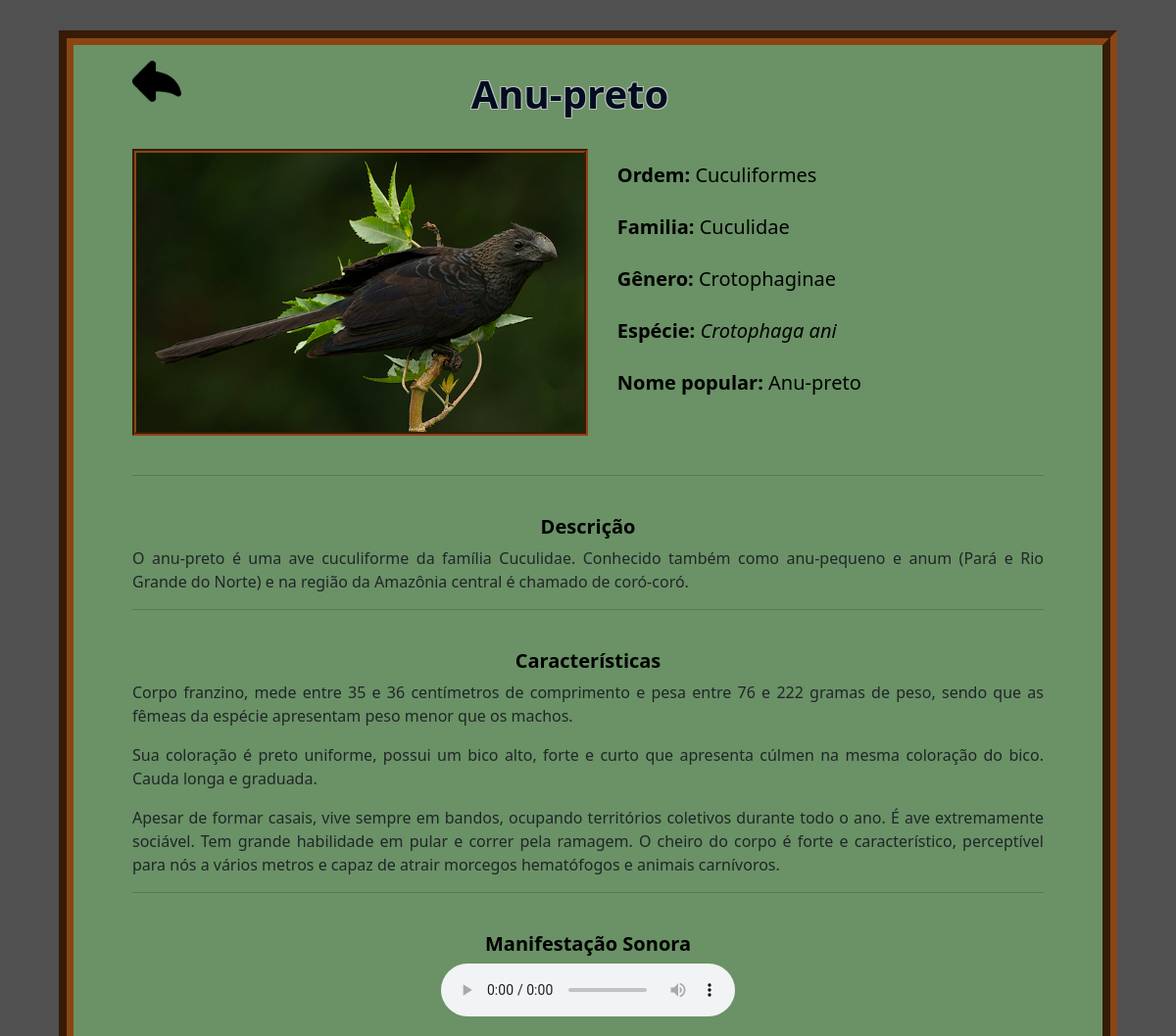
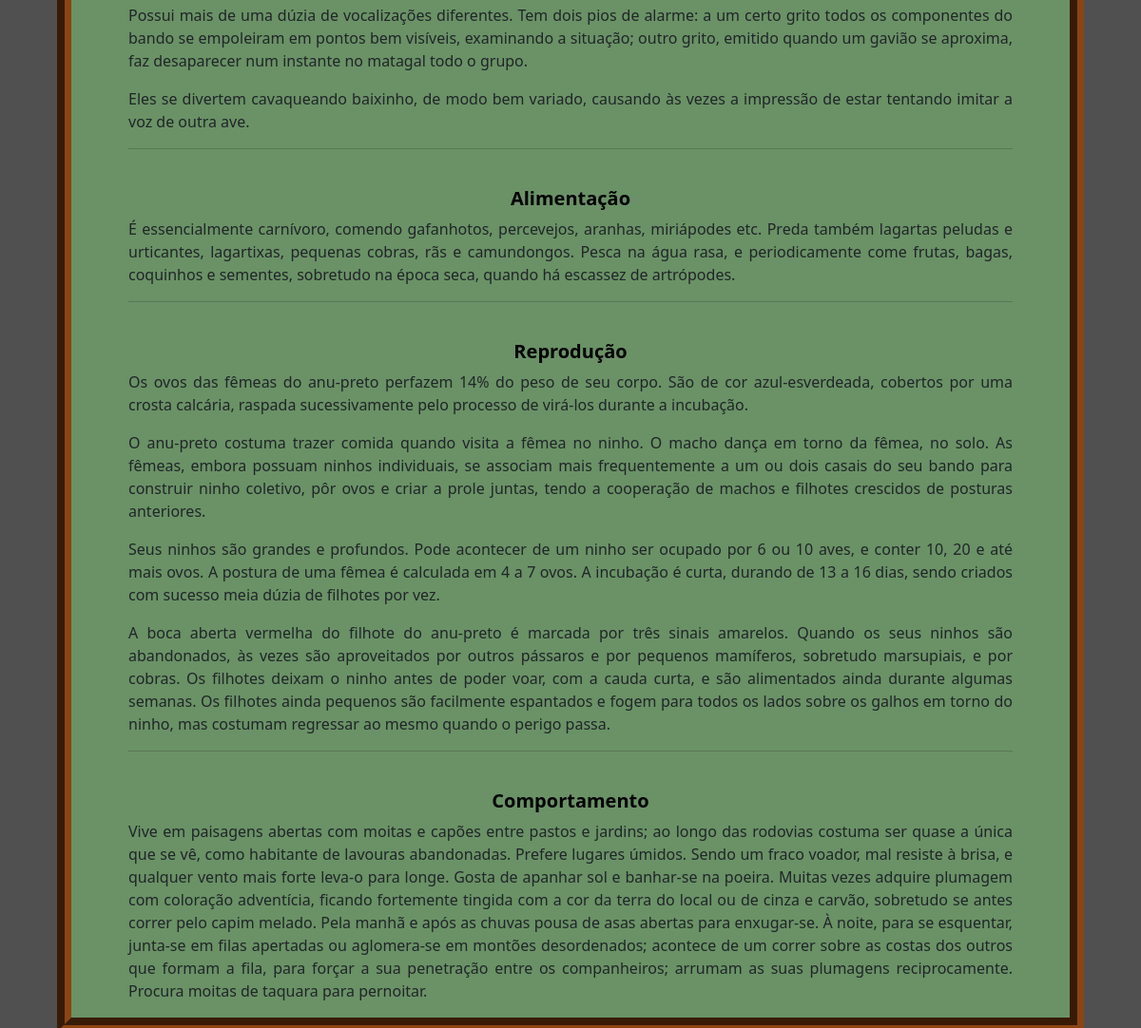
The app's page /templates/ave.php?idAve=1 with its own data (2 pictures, top to bottom).
### tables this page shows
CREATE TABLE `aves` (
  `id` int(11) NOT NULL,
  `ordem` varchar(20) NOT NULL,
  `familia` varchar(20) NOT NULL,
  `genero` varchar(20) NOT NULL,
  `especie` varchar(40) NOT NULL,
  `nome` varchar(30) NOT NULL,
  `descricao` text NOT NULL,
  `caracteristica` text NOT NULL,
  `voz` text NOT NULL,
  `alimentacao` text NOT NULL,
  `reproducao` text NOT NULL,
  `comportamento` text NOT NULL,
  `imagem` varchar(50) NOT NULL,
  `audio` varchar(50) NOT NULL
);

### templates/ave.php (the view, shortened to what this page needs)
<?php
include_once "site.php";
$idAve = $_GET["idAve"];
$result_carousel = "SELECT * FROM aves WHERE id = $idAve";
$resultado_carousel = mysqli_query($con, $result_carousel);
$dados = mysqli_fetch_assoc($resultado_carousel);
?>
<!DOCTYPE html>
<html id="color">
<head>
    <link rel="stylesheet" type="text/css" href="../static/_css/_site.css">
    <link rel="stylesheet" href="../static/_css/bootstrap.css">
</head>
<body id="normal">
<div class="conteiner">
<div class="ave">
<a href="index.php"><img src="../static/_image/voltar.png" class="rounded float-start" id="img" width="50px"></a>
    <div class="div01">
        <h1><b><?php echo $dados['nome']; ?></b></h1>
    </div> </br>
    <div class="div07">
        <div class=div06><img src="<?php echo $dados['imagem']; ?>" class='d-block w-100'> </div>
        <table id="inf">
        <tr> <td class="espaco"> <h5><b>Ordem: </b><?php echo $dados['ordem']; ?></h5> </td> </tr>
        <tr> <td class="espaco"> <h5><b>Familia: </b><?php echo $dados['familia']; ?></h5> </td> </tr>
        <tr> <td class="espaco"> <h5><b>Gênero: </b><?php echo $dados['genero']; ?></h5> </td> </tr>
        <tr> <td class="espaco"> <h5><b>Espécie: </b><i><?php echo $dados['especie']; ?></i></h5> </td> </tr>
        <tr> <td class="espaco"> <h5><b>Nome popular: </b><?php echo $dados['nome']; ?></h5> </td> </tr>
        </table>
    </div>
    <div>
        </br> <hr> </br>
        <h5 class="alinhamento"><b>Descrição</b></h5>
        <?php echo $dados['descricao']; ?> <hr> <br>
        <h5 class="alinhamento"><b>Características</b></h5>
        <?php echo $dados['caracteristica']; ?> <hr> <br>
        <h5 class="alinhamento"><b>Manifestação Sonora</b></h5>
        <audio src="<?php echo $dados['audio']; ?>" preload="auto" class="rounded mx-auto d-block" controls></audio> <br/>
        <?php echo $dados['voz']; ?> <hr> <br>
        <h5 class="alinhamento"><b>Alimentação</b></h5>
        <?php echo $dados['alimentacao']; ?> <hr> <br>
        <h5 class="alinhamento"><b>Reprodução</b></h5>
        <?php echo $dados['reproducao']; ?> <hr> <br>
        <h5 class="alinhamento"><b>Comportamento</b></h5>
        <?php echo $dados['comportamento']; ?>
    </div>
</div>
</div>
</body>
</html>

### static/_css/_site.css (style rules this page uses)
html { width: 100%; height: 100%; padding: 25px; background-color: #505050 }
#normal { border: none; background-color: #505050; }
.div01 { display: flex; justify-content: center; align-items: center; position: relative; top: 6%; width: 100%; height: 70px; padding-bottom: 50px; padding-top: 2%; }
.conteiner { width: 100%; height: 100%; display: flex; justify-content: center; align-content: center; }
.ave { width: 90%; border: 15px groove #8B4513; text-align: justify; background-color: #6a9266; padding-left: 5%; padding-right: 5%; position: absolute; justify-content: center; align-items: center; align-content: center; padding-top: 1%; }
.div06 { float: left; width: 50%; min-width: 50%; height: auto; border: 4px groove #8B4513; }
.div07 { max-height: 327px; display: flex; align-items: center; }
#inf { width: 40%; }
.espaco { padding-bottom: 20px; padding-left: 8%; }
#img { position:absolute; display: block; z-index: 999 }
h1 { position: relative; text-align: center; color: #000d1f; text-shadow: #BDBDBD 1px -1px, #BDBDBD -1px 1px, #BDBDBD 1px 1px, #BDBDBD -1px -1px; padding-top: 5%; padding-right: 4%; }
.alinhamento { text-align: center; }
h5 { color:black; }

### records on screen
aves: nome "Anu-preto", imagem (picture), ordem "Cuculiformes", familia "Cuculidae", genero "Crotophaginae", especie "Crotophaga ani", descricao "O anu-preto é uma ave cuculiforme da família Cuculidae. Conhecido também como anu-pequeno e anum (Pará e Rio Grande do Norte) e na região da Amazônia central é chamado de coró-coró.", caracteristica "Corpo franzino, mede entre 35 e 36 centímetros de comprimento e pesa entre 76 e 222 gramas de peso, sendo que as fêmeas da espécie apresentam peso menor que os machos. Sua coloração é preto uniforme, possui um bico alto, forte e curto que apresenta cúlmen na mesma coloração do bico. Cauda longa e graduada. Apesar de formar casais, vive sempre em bandos, ocupando territórios coletivos durante todo o ano. É ave extremamente sociável. Tem grande habilidade em pular e correr pela ramagem. O cheiro do corpo é forte e característico, perceptível para nós a vários metros e capaz de atrair morcegos hematófogos e animais carnívoros.", voz "Possui mais de uma dúzia de vocalizações diferentes. Tem dois pios de alarme: a um certo grito todos os componentes do bando se empoleiram em pontos bem visíveis, examinando a situação; outro grito, emitido quando um gavião se aproxima, faz desaparecer num instante no matagal todo o grupo. Eles se divertem cavaqueando baixinho, de modo bem variado, causando às vezes a impressão de estar tentando imitar a voz de outra ave.", alimentacao "É essencialmente carnívoro, comendo gafanhotos, percevejos, aranhas, miriápodes etc. Preda também lagartas peludas e urticantes, lagartixas, pequenas cobras, rãs e camundongos. Pesca na água rasa, e periodicamente come frutas, bagas, coquinhos e sementes, sobretudo na época seca, quando há escassez de artrópodes.", reproducao "Os ovos das fêmeas do anu-preto perfazem 14% do peso de seu corpo. São de cor azul-esverdeada, cobertos por uma crosta calcária, raspada sucessivamente pelo processo de virá-los durante a incubação. O anu-preto costuma trazer comida quando visita a fêmea no ninho. O macho dança em torno da fêmea, no solo. As fêmeas, embora possuam ninhos individuais, se associam mais frequentemente a um ou dois casais do seu bando para construir ninho coletivo, pôr ovos e criar a prole juntas, tendo a cooperação de machos e filhotes crescidos de posturas anteriores. Seus ninhos são grandes e profundos. Pode acontecer de um ninho ser ocupado por 6 ou 10 aves, e conter 10, 20 e até mais ovos. A postura de uma…", comportamento "Vive em paisagens abertas com moitas e capões entre pastos e jardins; ao longo das rodovias costuma ser quase a única que se vê, como habitante de lavouras abandonadas. Prefere lugares úmidos. Sendo um fraco voador, mal resiste à brisa, e qualquer vento mais forte leva-o para longe. Gosta de apanhar sol e banhar-se na poeira. Muitas vezes adquire plumagem com coloração adventícia, ficando fortemente tingida com a cor da terra do local ou de cinza e carvão, sobretudo se antes correr pelo capim melado. Pela manhã e após as chuvas pousa de asas abertas para enxugar-se. À noite, para se esquentar, junta-se em filas apertadas ou aglomera-se em montões desordenados; acontece de um correr sobre as…"
